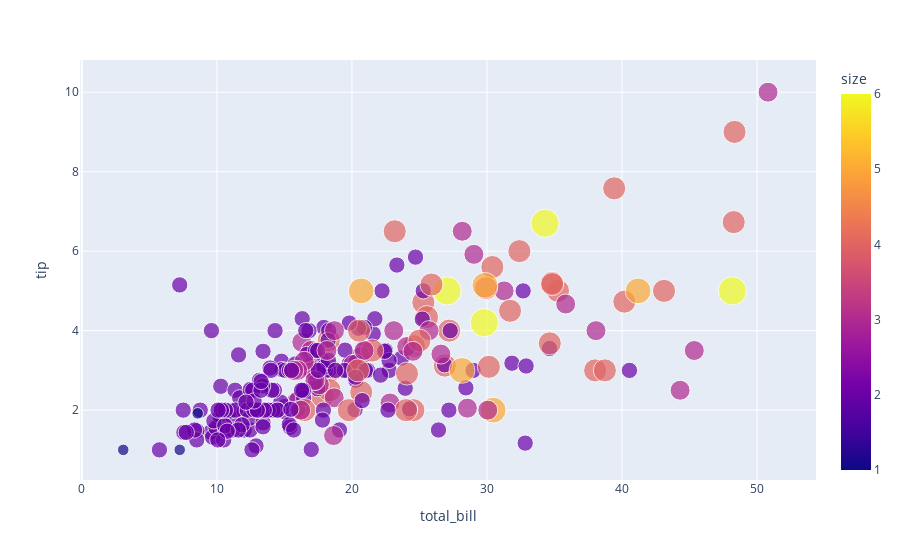

The cell this chart's notebook holds for it:
### Markdown cell above
# Plotly graphs

### Code cell
# make a scatter plot with plotly
import plotly.express as px

# dataset
tips=sns.load_dataset('tips')

# draw the graph

fig=px.scatter(tips,x='total_bill',y='tip',color='size',size='size',hover_data=(['day']))

# show the plot

fig.show()

### Figure 1 — Plotly figure (JSON) as saved in the notebook; plotly's stock layout.template omitted (floating-point values rounded to 4 significant figures; data arrays with more than 128 entries replaced by an {"elided": "..."} marker saying what was removed)
{"data": [{"customdata": {"elided": "244x1 str values"}, "hovertemplate": "total_bill=%{x}<br>tip=%{y}<br>size=%{marker.color}<br>day=%{customdata[0]}<extra></extra>", "legendgroup": "", "marker": {"color": {"elided": "244 int values"}, "coloraxis": "coloraxis", "size": {"elided": "244 int values"}, "sizemode": "area", "sizeref": 0.015, "symbol": "circle"}, "mode": "markers", "name": "", "orientation": "v", "showlegend": false, "type": "scatter", "x": {"elided": "244 float values"}, "xaxis": "x", "y": {"elided": "244 float values"}, "yaxis": "y"}], "layout": {"coloraxis": {"colorbar": {"title": {"text": "size"}}, "colorscale": [[0, "#0d0887"], [0.1111, "#46039f"], [0.2222, "#7201a8"], [0.3333, "#9c179e"], [0.4444, "#bd3786"], [0.5556, "#d8576b"], [0.6667, "#ed7953"], [0.7778, "#fb9f3a"], [0.8889, "#fdca26"], [1, "#f0f921"]]}, "legend": {"itemsizing": "constant", "tracegroupgap": 0}, "margin": {"t": 60}, "xaxis": {"anchor": "y", "domain": [0, 1], "title": {"text": "total_bill"}}, "yaxis": {"anchor": "x", "domain": [0, 1], "title": {"text": "tip"}}}}
